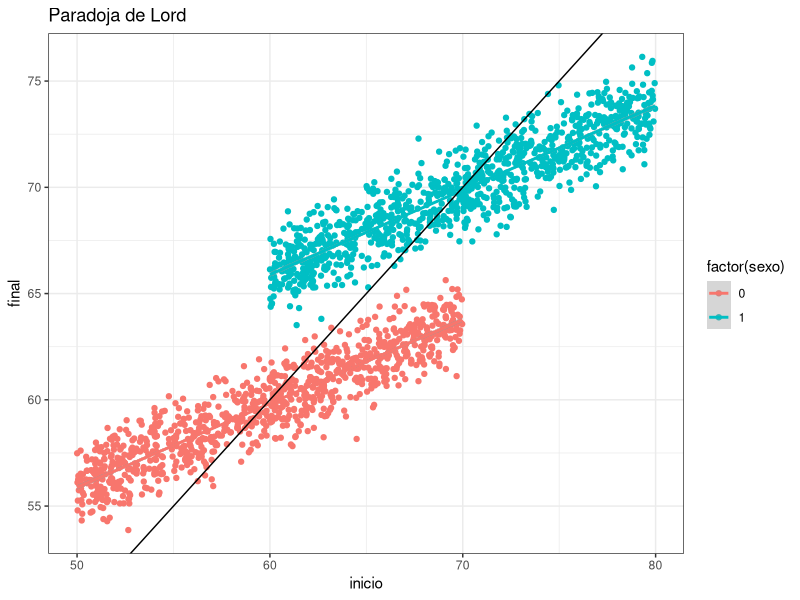

Recreate this plot in R.
## ---- chunk 1
#| error: false
N <- 1000

b <- 10
l <- 50
u <- 70
Mujer1 <- runif(N, l, u)
Hombre1 <- Mujer1 + b

beta1 <- 0.4
Mujerb0 <- (1 - beta1) * mean(Mujer1)
Hombreb0 <- mean(Hombre1) - beta1 * (mean(Mujer1) + b)

sds <- 1
Mujer2 <- Mujerb0 + beta1 * Mujer1 + rnorm(N, sd=sds)
Hombre2 <- Hombreb0 + beta1 * Hombre1 + rnorm(N, sd=sds)
## ---- chunk 2
#| error: false
datos <- data.frame(inicio = c(Mujer1, Hombre1), final = c(Mujer2, Hombre2))
datos$dif <- datos$final - datos$inicio
datos$sexo = c(rep(0, N), rep(1, N))

library(ggplot2)
ggplot(data = datos, aes(inicio, final, color = factor(sexo))) +
  geom_point() + stat_smooth(method = "lm")  +
  geom_abline(intercept = 0, slope = 1) +
  ggtitle("Paradoja de Lord") + theme_bw()
